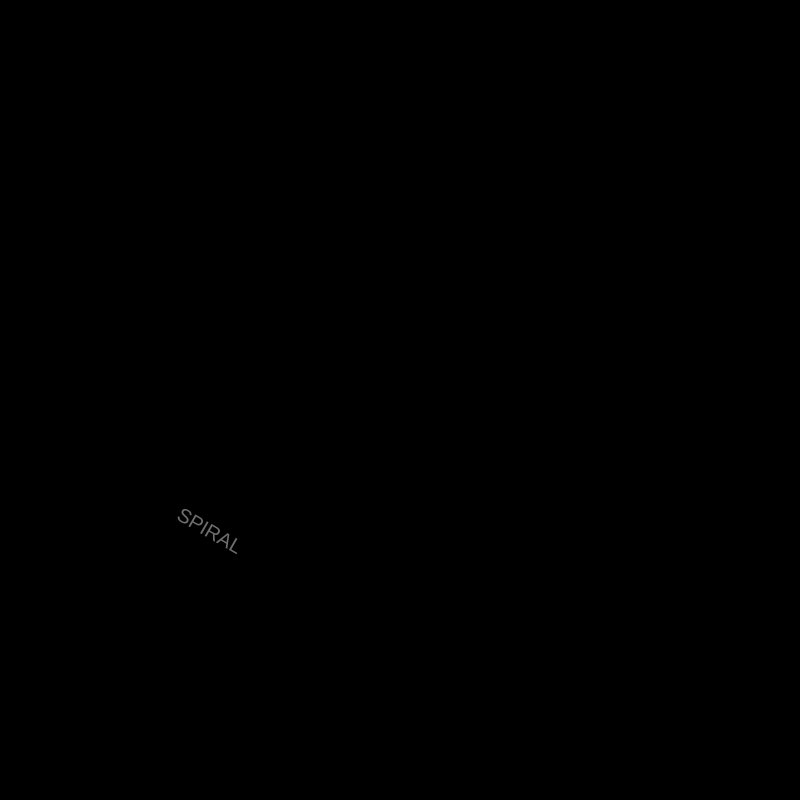
Frame 1 (no input)
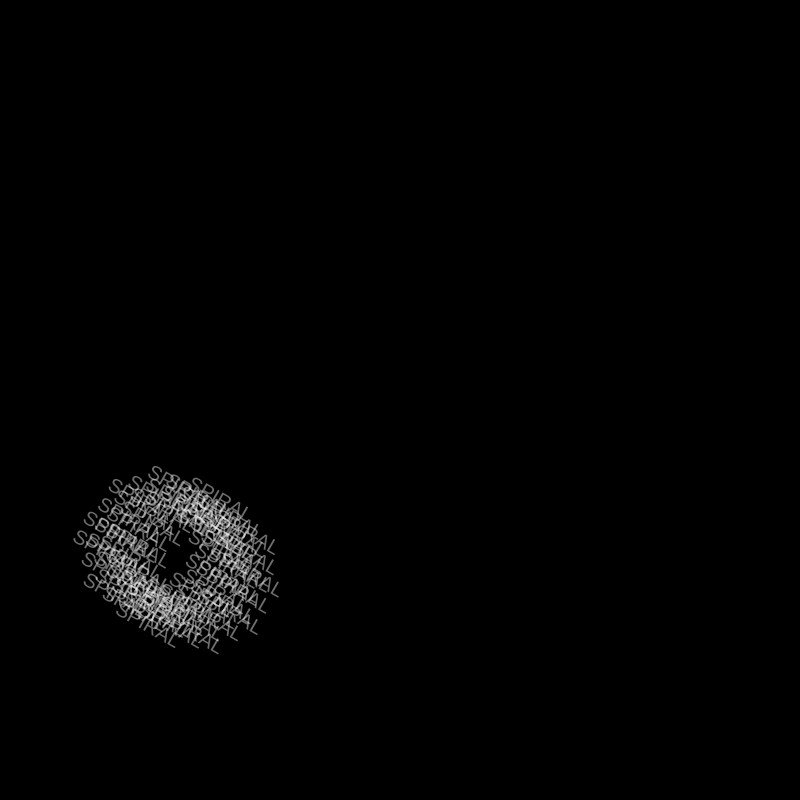
Frame 60 (no input)
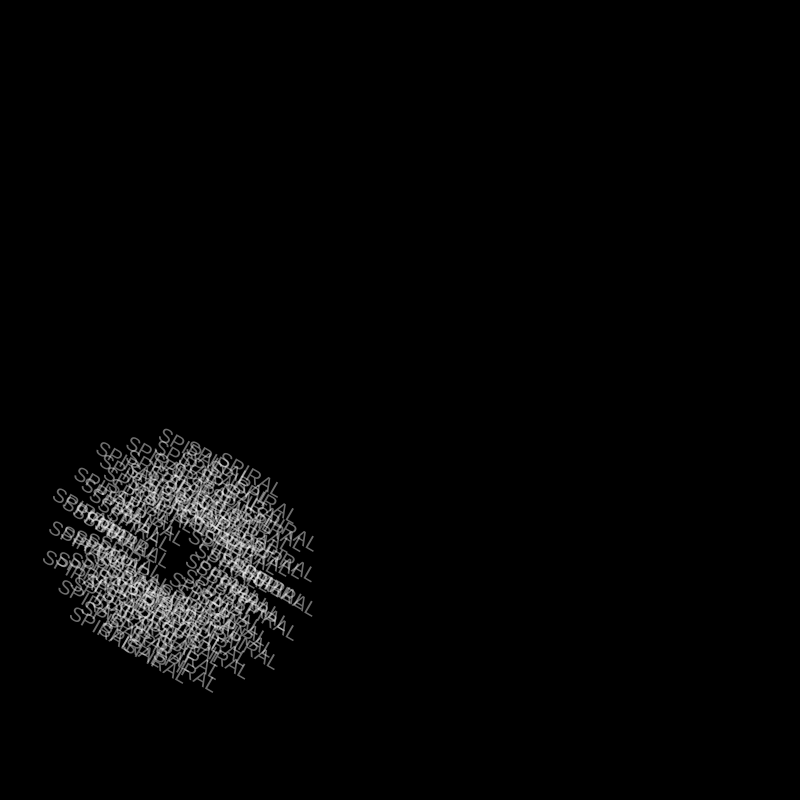
Frame 120 (the mouse pressed at the canvas centre since frame 60)

The p5.js sketch that drew these frames (run headless with seeded random() and noise() and a simulated clock; from frame 60 on, the mouse is pressed at the canvas centre):

// p5.js sketch
// ── sketch.js
/* 
Aira Dolfo
Instructor: Ben
Assignment 8: Motion Poster

SPIRAL

*/

var angle = 5; 
var offset = 400; 
var scalar = 40; 
var speed = 0.6;
let ts = 20;

function setup(){
  createCanvas(800, 800);
  background(0, 0, 0);
  
}


function draw(){
    
  var x = offset + cos(angle) * scalar;
  var y = offset + sin(angle) * scalar;
  
  rotate(PI/6);
  fill(255, 255, 255, 110);
  textSize(ts);
  text('SPIRAL', x, y)

  angle += speed;
  scalar += speed;
  

  
}
